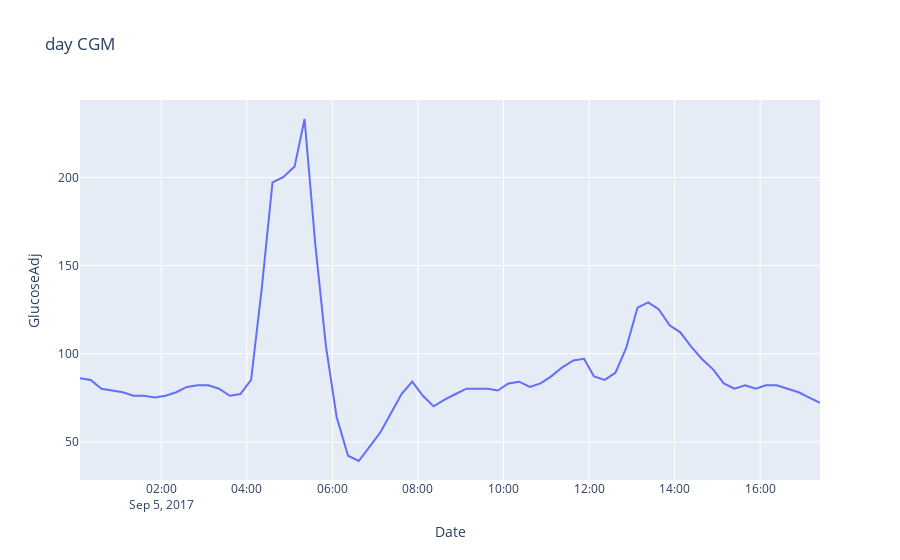

Here is the notebook cell this chart was saved with:
### Code cell
vis_cgm('309076', datetime.date(2017,9,5))
